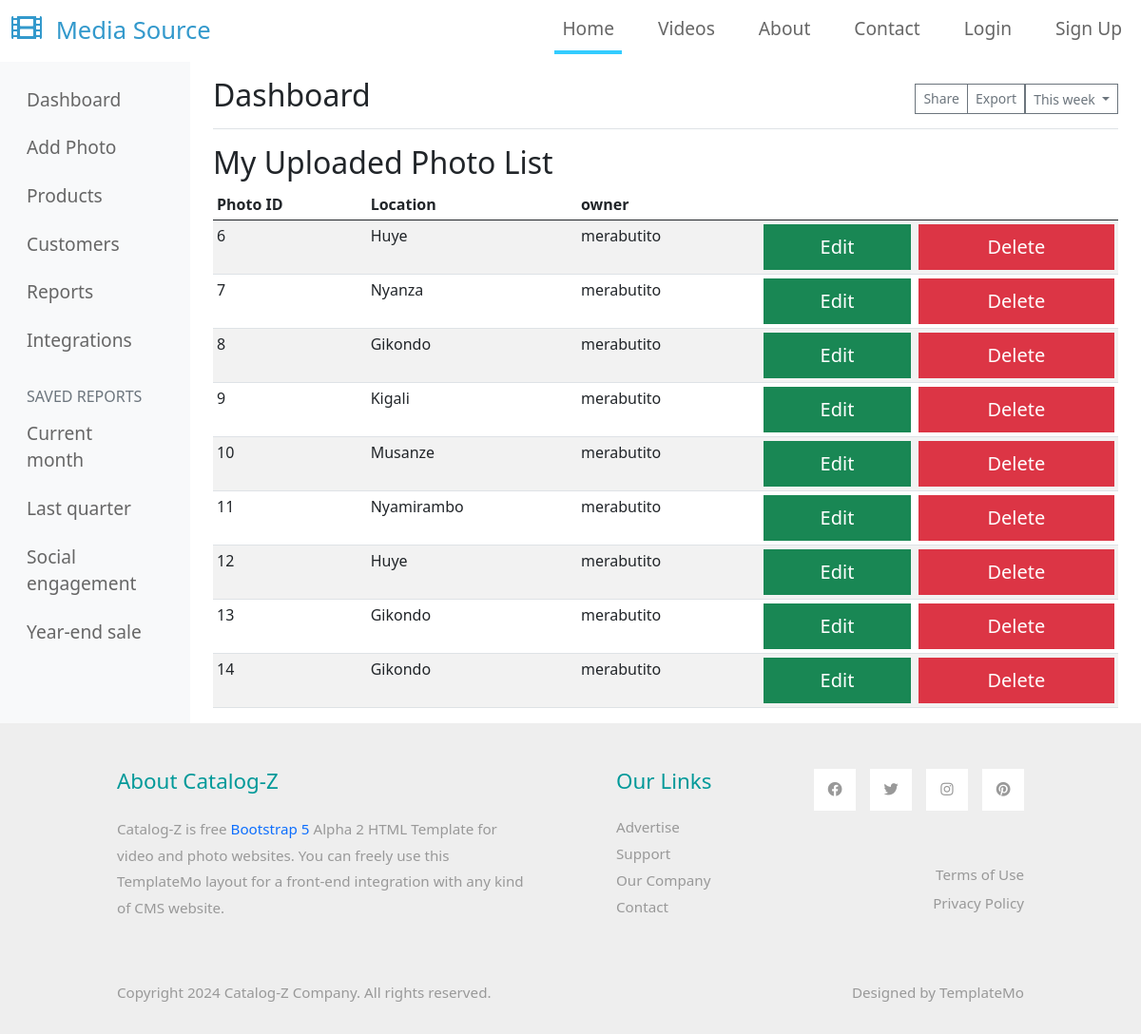
/dashboard/, run on the app's committed database.
### media_app/models.py (models this page shows, shortened)
class Image(models.Model):
    photo = models.ImageField(upload_to='upload')
    location = models.CharField(max_length=30)
    description = models.TextField()
    owner = models.ForeignKey(User, on_delete=models.CASCADE)

### media_app/views.py (the view)
# urls.py: path('dashboard/', views.DashboardView, name='dashboard'),
def DashboardView(request):
    page1 = 1
    images = Image.objects.all()
    context = {'images': images, 'page1': page1}
    return render(request, 'dashboard.html', context)

### templates/dashboard.html (shortened to what this page needs)
<!doctype html>
{%extends 'base.html'%}
{%load static%}
{%load crispy_forms_tags%}
{%block content%}
<div class="container-fluid">
  <div class="row">
    <nav id="sidebarMenu" class="col-md-3 col-lg-2 d-md-block bg-light sidebar collapse">
      <div class="position-sticky pt-3 sidebar-sticky">
        <ul class="nav flex-column">
          <li class="nav-item">
            <a class="nav-link active" aria-current="page" href="{%url 'dashboard'%}">
              Dashboard
            </a>
          </li>
          <li class="nav-item">
            <a class="nav-link" href="{%url 'addphoto'%}">
              Add Photo
            </a>
          </li>
          <li class="nav-item">
            <a class="nav-link" href="#">
              Products
            </a>
          </li>
          <li class="nav-item">
            <a class="nav-link" href="#">
              Customers
            </a>
          </li>
          <li class="nav-item">
            <a class="nav-link" href="#">
              Reports
            </a>
          </li>
          <li class="nav-item">
            <a class="nav-link" href="#">
              Integrations
            </a>
          </li>
        </ul>
        <h6
          class="sidebar-heading d-flex justify-content-between align-items-center px-3 mt-4 mb-1 text-muted text-uppercase">
          <span>Saved reports</span>
        </h6>
        <ul class="nav flex-column mb-2">
          <li class="nav-item">
            <a class="nav-link" href="#">
              Current month
            </a>
          </li>
          <li class="nav-item">
            <a class="nav-link" href="#">
              Last quarter
            </a>
          </li>
          <li class="nav-item">
            <a class="nav-link" href="#">
              Social engagement
            </a>
          </li>
          <li class="nav-item">
            <a class="nav-link" href="#">
              Year-end sale
            </a>
          </li>
        </ul>
      </div>
    </nav>
    <main class="col-md-9 ms-sm-auto col-lg-10 px-md-4">
      <div
        class="d-flex justify-content-between flex-wrap flex-md-nowrap align-items-center pt-3 pb-2 mb-3 border-bottom">
        <h1 class="h2">Dashboard</h1>
        <div class="btn-toolbar mb-2 mb-md-0">
          <div class="btn-group me-2">
            <button type="button" class="btn btn-sm btn-outline-secondary">Share</button>
            <button type="button" class="btn btn-sm btn-outline-secondary">Export</button>
          </div>
          <button type="button" class="btn btn-sm btn-outline-secondary dropdown-toggle">
            This week
          </button>
        </div>
      </div>
      {%if page1%}
      {%include 'messages/messages.html'%}
      <h2>My Uploaded Photo List</h2>
      <div class="table-responsive">
        <table class="table table-striped table-sm">
          <thead>
            <tr>
              <th scope="col">Photo ID</th>
              <th scope="col">Location</th>
              <th scope="col">owner</th>
              <th scope="col" colspan="2" class="text-center"></th>
            </tr>
          </thead>
          <tbody>
            {%for image in images%}
            <tr>
              <td>{{image.id}}</td>
              <td>{{image.location}}</td>
              <td>{{image.owner.username}}</td>
              <td><a href="#" class="btn btn-lg btn-block btn-success">Edit</a></td>
              <td><a onclick="return confirm('Are you sure you want to delete')" href="{%url 'delete' image.id%}"
                  class="btn btn-lg btn-block btn-danger">Delete</a></td>
            </tr>
            {%endfor%}
          </tbody>
        </table>
      </div>
      {%endif%}
    </main>
  </div>
</div>
{%endblock%}

### static/css/templatemo-style.css (style rules this page uses)
a { text-decoration: none; transition: all 0.3s ease; }
.container-fluid { max-width: 1770px; }
.btn { border-radius: 0; }
.nav-item { margin-right: 30px; }
.nav-item:last-child { margin-right: 0; }
.nav-link { color: #666666; border-bottom: 4px solid transparent; font-size: 1.2rem; }

### data on the page
Image: id "6", location "Huye", owner.username "merabutito"
Image: id "7", location "Nyanza", owner.username "merabutito"
Image: id "8", location "Gikondo", owner.username "merabutito"
Image: id "9", location "Kigali", owner.username "merabutito"
Image: id "10", location "Musanze", owner.username "merabutito"
Image: id "11", location "Nyamirambo", owner.username "merabutito"
Image: id "12", location "Huye", owner.username "merabutito"
Image: id "13", location "Gikondo", owner.username "merabutito"
Image: id "14", location "Gikondo", owner.username "merabutito"
